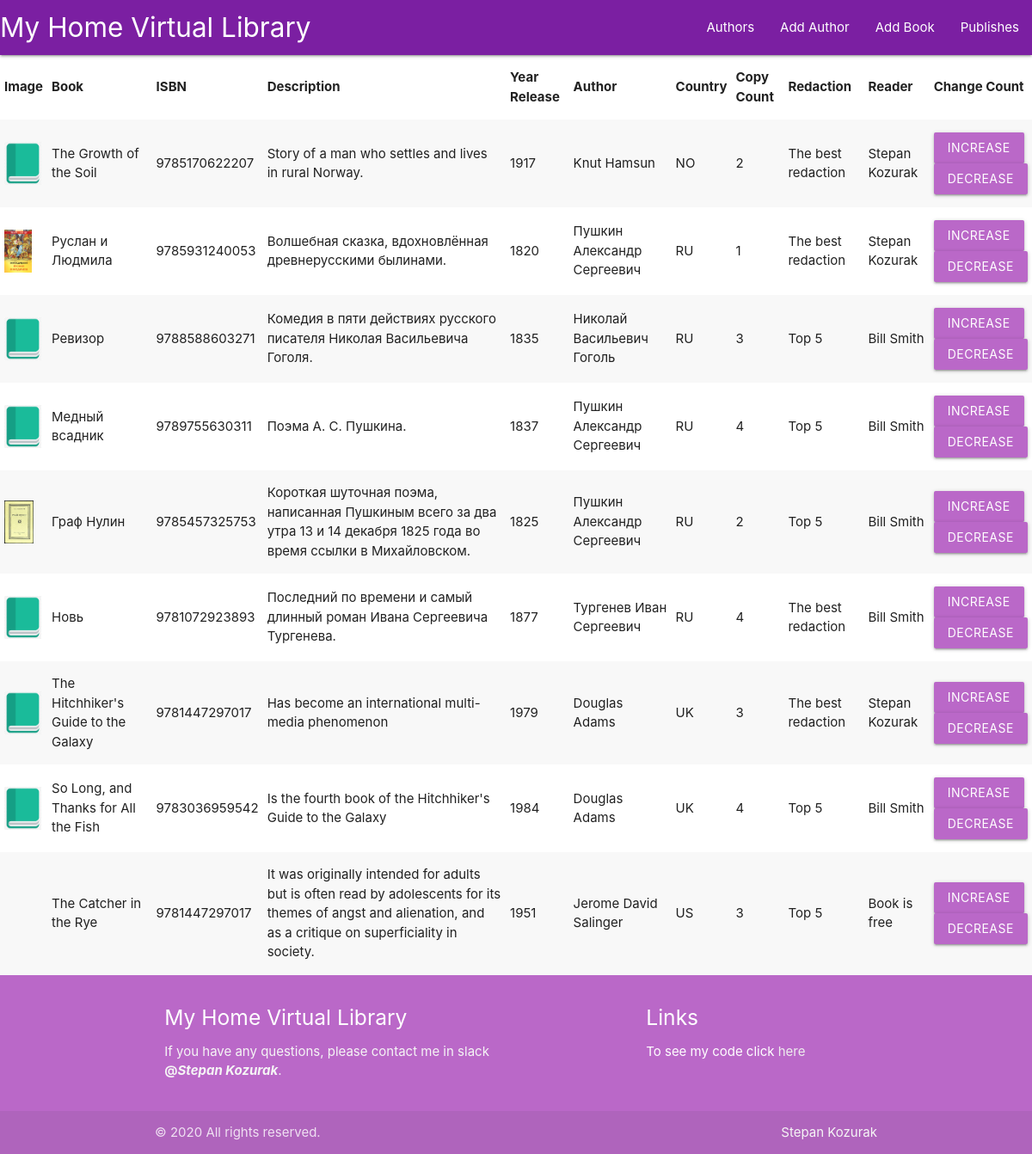
Before: /index/ with the older database file.
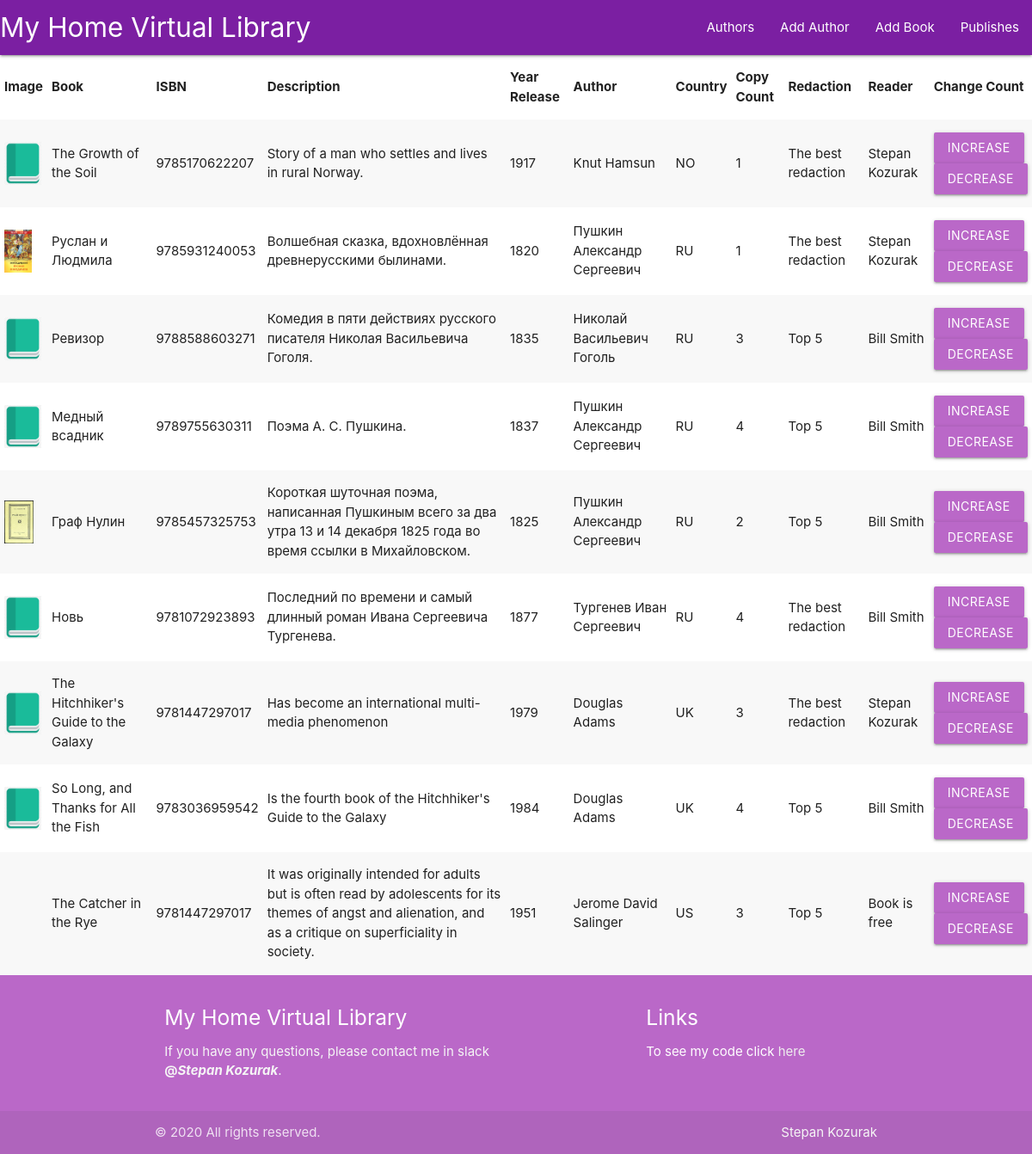
After: the same page with the newer database file.
### p_library/models.py (models this page shows, shortened)
class Book(models.Model):
    ISBN = models.CharField(max_length=13)
    title = models.CharField(max_length=128)
    description = models.TextField()
    year_release = models.SmallIntegerField()
    author = models.ForeignKey(Authors, on_delete=models.CASCADE, default='')
    copy_count = models.IntegerField(default=1)
    price = models.DecimalField(max_digits=8, decimal_places=2)
    redaction = models.ForeignKey('Redaction', on_delete=models.CASCADE, null=True, blank=True, related_name='books')
    reader = models.ForeignKey('Reader', on_delete=models.CASCADE, null=True, blank=True, related_name='books')
    image = models.ImageField(upload_to='media', default='default.png')

class Authors(models.Model):
    full_name = models.TextField(max_length=50)
    birth_year = models.SmallIntegerField()
    country = models.CharField(max_length=2)

class Redaction(models.Model):
    name = models.CharField(max_length=128)
    def __str__(self):
        return self.name

class Reader(models.Model):
    full_name = models.TextField()
    birth_year = models.SmallIntegerField()
    def __str__(self):
        return self.full_name

### p_library/views.py (the view)
# urls.py: path('index/', views.index, name='my-library'),
def index(request):
    template = loader.get_template('index.html')
    books = Book.objects.all()
    biblio_data = {
        "title": "my library",
        "books": books,
    }
    return HttpResponse(template.render(biblio_data, request))

### p_library/templates/index.html (shortened to what this page needs)
{% extends 'base.html' %}
{% load static %}
{% block index %}
    <table class="responsive-table striped">
        <thead>
        <tr>
            <th>Image</th>
            <th>Book</th>
            <th>ISBN</th>
            <th>Description</th>
            <th>Year Release</th>
            <th>Author</th>
            <th>Country</th>
            <th>Copy Count</th>
            <th>Redaction</th>
            <th>Reader</th>
            <th>Change Count</th>
        </tr>
        </thead>
        <tbody>
        {% for book in books %}
            <tr>
                <td>
                    <img src="{{ book.image.url }}"
                         alt="Book image"
                         style="max-width: 3rem"
                         class="materialboxed"
                    >
                </td>
                <td>{{ book.title }}</td>
                <td>{{ book.ISBN }}</td>
                <td>{{ book.description }}</td>
                <td>{{ book.year_release }}</td>
                <td>{{ book.author.full_name }}</td>
                <td>{{ book.author.country }}</td>
                <td>{{ book.copy_count }}</td>
                <td>{{ book.redaction }}</td>
                <td>
                    {% if book.reader %}
                        {{ book.reader }}
                    {% else %}
                        Book is free
                    {% endif %}
                </td>
                <td>
                    <form action="/index/book_increment/" method="post" enctype="multipart/form-data">
                        <button class="btn purple lighten-2 waves-effect waves-light" type="submit" name="action" value="{{ book.id }}">
                            Increase
                        </button>
                    </form>
                    <form action="/index/book_decrement/" method="post" enctype="multipart/form-data">
                        <button class="btn purple lighten-2 waves-effect waves-light" type="submit" name="action" value="{{ book.id }}">
                            Decrease
                        </button>
                    </form>
                </td>
            </tr>
        {% endfor %}
        </tbody>
    </table>
{% endblock %}

### p_library/templates/base.html (shortened to what this page needs)
{% load static %}
<!DOCTYPE html>
<html lang="en">
<head>
    <link rel="stylesheet" href="https://cdnjs.cloudflare.com/ajax/libs/materialize/1.0.0/css/materialize.min.css">
    <link rel="stylesheet" href="{% static 'css/main.css' %}">
</head>
<body>
<nav>
    <div class="nav-wrapper purple darken-2">
        <a href="{% url 'my-library' %}" class="brand-logo">My Home Virtual Library</a>
        <ul class="right hide-on-med-and-down">
            <li><a href="{% url 'author_list' %}">Authors</a></li>
            <li><a href="{% url 'author_create' %}">Add Author</a></li>
            <li><a href="#">Add Book</a></li>
            <li><a href="{% url 'publishes' %}">Publishes</a></li>
        </ul>
    </div>
</nav>
<main>
    {% block index %}{% endblock %}
</main>
<footer class="page-footer purple lighten-2">
    <div class="container">
        <div class="row">
            <div class="col l6 s12">
                <h5 class="white-text">My Home Virtual Library</h5>
                <p class="grey-text text-lighten-4">
                    If you have any questions, please contact me in slack <b>@<i>Stepan Kozurak</i></b>.</p>
            </div>
            <div class="col l4 offset-l2 s12">
                <h5 class="white-text">Links</h5>
                <ul>
                    <li>To see my code click
                        <a class="grey-text text-lighten-3" href="https://github.com/dannycrief/my_site">
                            here
                        </a>
                    </li>
                </ul>
            </div>
        </div>
    </div>
    <div class="footer-copyright">
        <div class="container">
            © {% now "Y" %} All rights reserved.
            <a class="grey-text text-lighten-4 right" href="#">Stepan Kozurak</a>
        </div>
    </div>
</footer>
</body>
</html>

### p_library/static/css/main.css (style rules this page uses)
body { display: flex; min-height: 100vh; flex-direction: column; }
main { display: none; flex: 1 0 auto; justify-content: center; align-items: center; }
.responsive-table tbody tr td img { max-height: 50px; }

Changed rows visible on the page:
changed Book "The Growth of the Soil": copy_count "2" → "1"
